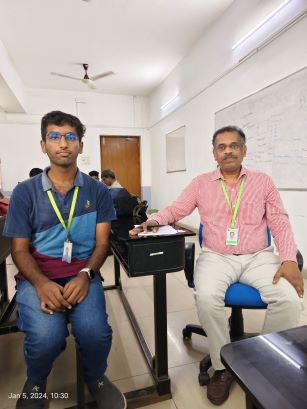
#> input picture Capstones/face.jpg, 307 x 409 px, given in place of the camera
$ python face.py
#> lines starting #> are read from the running program, lines starting #| are printed output that depends on the picture; after the words box and inside, x2 and y2 are one past the last pixel; in counts of white or black regions, pixels touching at a corner belong together
# Import the OpenCV library
import cv2

# Initialize the face cascade using the frontal face Haar cascade
faceCascade = cv2.CascadeClassifier('haarcascade_frontalface_default.xml')

# Desired output dimensions
OUTPUT_SIZE_WIDTH = 700
OUTPUT_SIZE_HEIGHT = 600

# Open the first webcam device
capture = cv2.VideoCapture(0)

# Create OpenCV named windows for showing the input and output images
cv2.namedWindow("base-image", cv2.WINDOW_AUTOSIZE)
cv2.namedWindow("result-image", cv2.WINDOW_AUTOSIZE)

# Position the windows
cv2.moveWindow("base-image", 20, 200)
cv2.moveWindow("result-image", 640, 200)

# Start the OpenCV window thread
cv2.startWindowThread()

# Rectangle color in BGR
rectangleColor = (0, 100, 255)

# Loop for real-time face detection
while True:
    # Capture a frame from the webcam
    ret, frame = capture.read()
#> frame is the input picture: shape (409, 307, 3); mean B, G, R 144.1, 147.1, 157.7
    if not ret:
        print("Error capturing frame from webcam.")
        break

    # Convert the frame to grayscale
    gray_frame = cv2.cvtColor(frame, cv2.COLOR_BGR2GRAY)
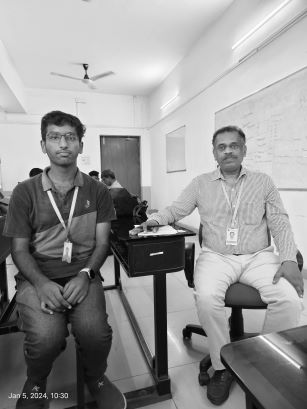
#> gray_frame: shape (409, 307); min 0, max 255, mean 149.9

    # Detect faces in the frame
    faces = faceCascade.detectMultiScale(
        gray_frame,
        scaleFactor=1.1,
        minNeighbors=5,
        minSize=(30, 30),
        flags=cv2.CASCADE_SCALE_IMAGE
    )
#> faces = [[39, 119, 47, 47], [209, 132, 39, 39]]

    # Copy the frame for drawing rectangles
    result_frame = frame.copy()

    # Draw rectangles around detected faces
    for (x, y, w, h) in faces:
        cv2.rectangle(result_frame, (x, y), (x + w, y + h), rectangleColor, 2)
#> this loop made 2 passes
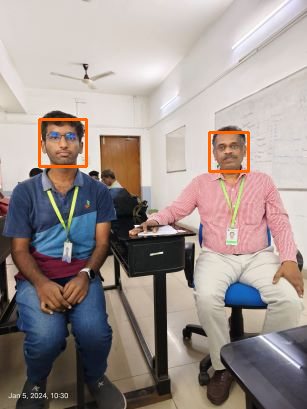
#> result_frame: shape (409, 307, 3); 0.82% of pixels changed, all inside (x1, y1, x2, y2) = (38, 118, 250, 173)

    # Resize the frames to the desired output dimensions
    base_image_resized = cv2.resize(frame, (OUTPUT_SIZE_WIDTH, OUTPUT_SIZE_HEIGHT))
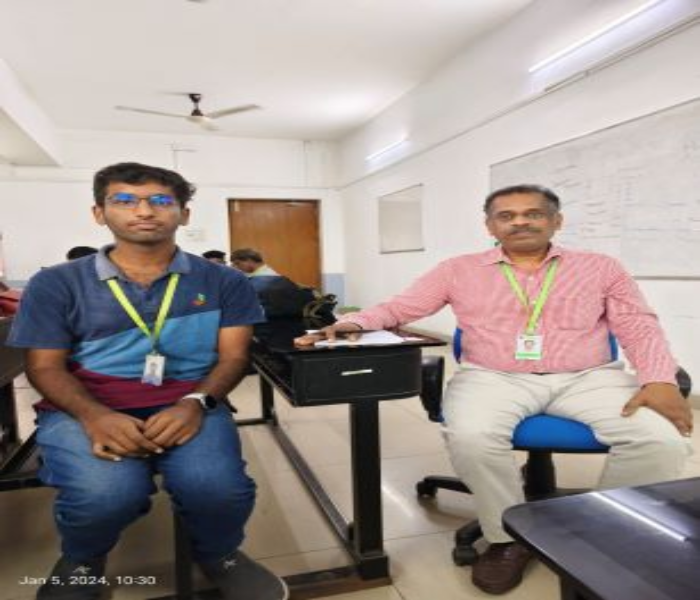
#> base_image_resized: shape (600, 700, 3); mean B, G, R 143.9, 147, 157.6
    result_image_resized = cv2.resize(result_frame, (OUTPUT_SIZE_WIDTH, OUTPUT_SIZE_HEIGHT))

    # Display the frames
    cv2.imshow("base-image", base_image_resized)
    cv2.imshow("result-image", result_image_resized)

    # Exit the loop if 'q' or 'Esc' is pressed
    key = cv2.waitKey(1) & 0xFF
#> (key q is pressed here)
    if key == ord('q') or key == 27:
        break

# Release the webcam and close all windows
capture.release()
cv2.destroyAllWindows()
